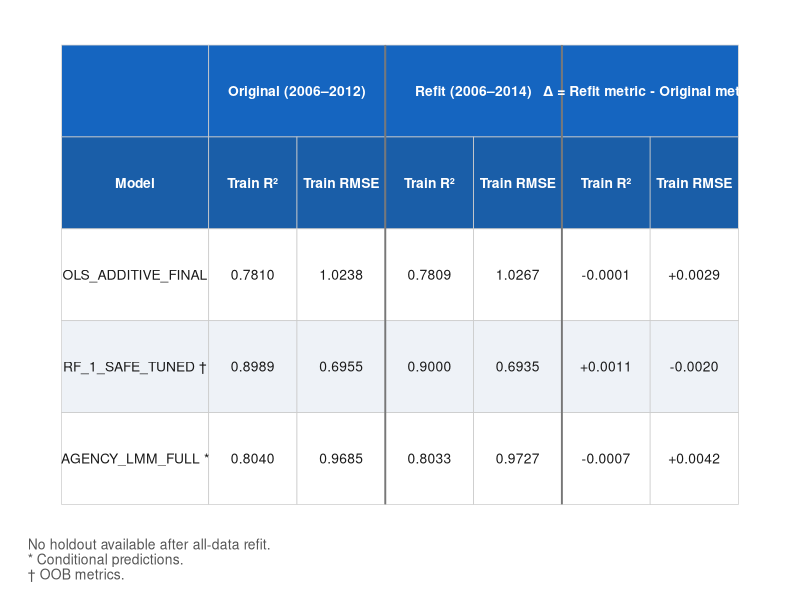

The R source for this figure:
.libPaths(c("C:/Users/Anthony/R/win-library/4.6", .libPaths()))
library(ggplot2)
library(dplyr)

out_dir <- "modeling/dataset_a_part2/outputs"

# ── Column layout (data units) ─────────────────────────────────────────────────
# Edges: 0 | 2.5 | 4.0 | 5.5 | 7.0 | 8.5 | 10.0 | 11.5
# Cols:  [  Model  ] [Orig R²][Orig RMSE][Refit R²][Refit RMSE][Δ R²][Δ RMSE]
col_x <- c(1.25, 3.25, 4.75, 6.25, 7.75, 9.25, 10.75)
col_w <- c(2.50, 1.50, 1.50, 1.50, 1.50, 1.50,  1.50)

BLUE_DARK  <- "#1565C0"
BLUE_MED   <- "#1A5EA8"
ROW_LIGHT  <- "#FFFFFF"
ROW_STRIPE <- "#EEF2F7"
TEXT_COL   <- "#1A1A1A"

# ── Source data ────────────────────────────────────────────────────────────────
models <- c(
  "OLS_ADDITIVE_FINAL",
  "RF_1_SAFE_TUNED †",   # dagger = OOB
  "AGENCY_LMM_FULL *"          # asterisk = conditional
)
orig_r2    <- c(0.781,  0.8989, 0.804)
orig_rmse  <- c(1.0238, 0.6955, 0.9685)
refit_r2   <- c(0.7809, 0.9000, 0.8033)
refit_rmse <- c(1.0267, 0.6935, 0.9727)
delta_r2   <- refit_r2   - orig_r2
delta_rmse <- refit_rmse - orig_rmse
n <- length(models)

# ── Cell builder ───────────────────────────────────────────────────────────────
cell <- function(x, y, w, label, bg, fg, face) {
  data.frame(x=x, y=y, w=w, label=label, bg=bg, fg=fg, face=face,
             stringsAsFactors=FALSE)
}

# Row y=0: group header — blank corner + three spanning tiles
grp <- bind_rows(
  cell(1.25,  0, 2.50, "",                          BLUE_DARK, "white", "bold"),
  cell(4.00,  0, 3.00, "Original (2006–2012)", BLUE_DARK, "white", "bold"),
  cell(7.00,  0, 3.00, "Refit (2006–2014)",    BLUE_DARK, "white", "bold"),
  cell(10.00, 0, 3.00, "Δ = Refit metric - Original metric", BLUE_DARK, "white", "bold")
)

# Row y=-1: sub-headers
sub <- cell(col_x, -1, col_w,
            c("Model", "Train R²", "Train RMSE", "Train R²", "Train RMSE", "Train R²", "Train RMSE"),
            BLUE_MED, "white", "bold")

# Data rows y=-2, -3, -4
dat <- bind_rows(lapply(seq_len(n), function(i) {
  cell(col_x, -(i + 1), col_w,
       c(models[i],
         sprintf("%.4f", orig_r2[i]),
         sprintf("%.4f", orig_rmse[i]),
         sprintf("%.4f", refit_r2[i]),
         sprintf("%.4f", refit_rmse[i]),
         sprintf("%+.4f", delta_r2[i]),
         sprintf("%+.4f", delta_rmse[i])),
       if (i %% 2 == 1) ROW_LIGHT else ROW_STRIPE,
       TEXT_COL, "plain")
}))

cells <- bind_rows(grp, sub, dat)

# ── Plot ───────────────────────────────────────────────────────────────────────
p <- ggplot(cells, aes(x = x, y = y)) +
  geom_tile(aes(width = w, height = 1, fill = bg),
            color = "#CCCCCC", linewidth = 0.25) +
  # vertical dividers between groups
  annotate("segment",
           x = 5.5, xend = 5.5, y = -(n + 1) - 0.5, yend = 0.5,
           color = "#777777", linewidth = 0.65) +
  annotate("segment",
           x = 8.5, xend = 8.5, y = -(n + 1) - 0.5, yend = 0.5,
           color = "#777777", linewidth = 0.65) +
  geom_text(aes(label = label, color = fg, fontface = face),
            size = 3.5, hjust = 0.5, vjust = 0.5) +
  scale_fill_identity() +
  scale_color_identity() +
  coord_cartesian(xlim = c(0, 11.5), ylim = c(-(n + 1) - 0.5, 0.5)) +
  labs(caption = paste0(
    "No holdout available after all-data refit.\n",
    "* Conditional predictions.\n",
    "† OOB metrics."
  )) +
  theme_void() +
  theme(
    plot.background = element_rect(fill = "white", color = NA),
    plot.caption    = element_text(size = 10, hjust = 0, color = "#555555",
                                   margin = margin(t = 8)),
    plot.margin     = margin(16, 20, 12, 20)
  )

ggsave(
  filename = file.path(out_dir, "fig_refit_benchmark_comparison.png"),
  plot     = p,
  width    = 11,
  height   = 3.8,
  dpi      = 150,
  bg       = "white"
)
message("PNG written: fig_refit_benchmark_comparison.png")
